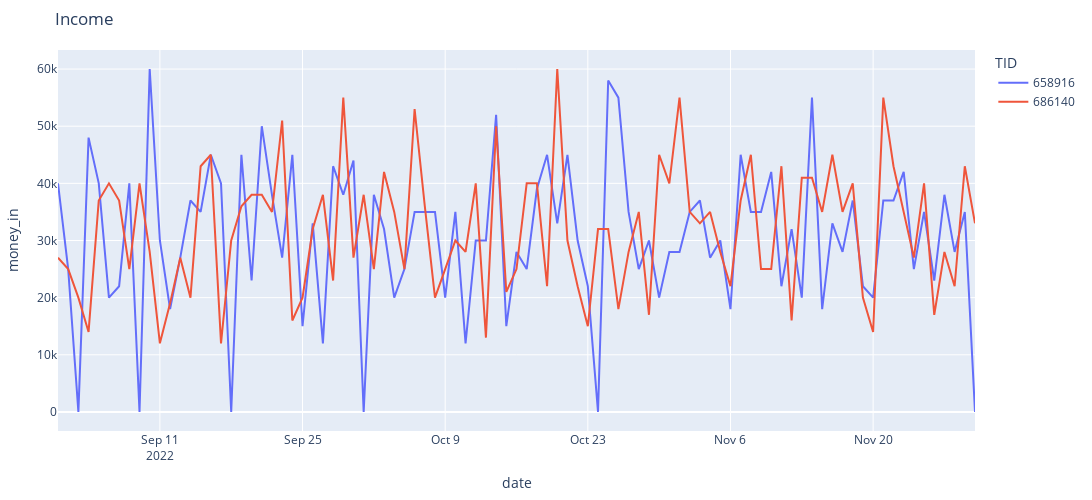

Notebook cell for this chart:
### Markdown cell above
## timeseries визуализация income

### Code cell
tids_list = [
    # 605329,
    # 634558,
    658916,
    686140
    ]

df = in_df[in_df['TID'].isin(tids_list)]
fig = px.line(df,
              x='date',
              y='money_in',
              color='TID',
              title='Income',
              height=500,
              width=1200)
fig.update_layout(margin=dict(l=20, r=20, t=50, b=20))
fig.show()
